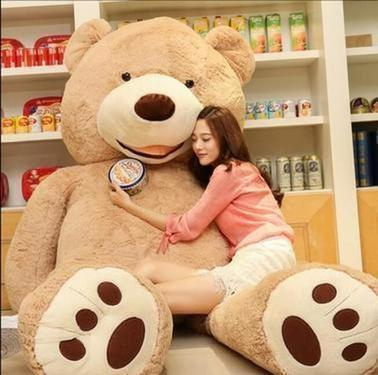
#> input picture img/1.jpg, 378 x 375 px
$ python pil.py   (older library calls are emulated)
#> lines starting #> are read from the running program, lines starting #| are printed output that depends on the picture
from PIL import Image

im = Image.open("img/1.jpg")
#> im is the input picture: PIL image 378x375 RGB; mean R, G, B 196.3, 157.3, 118.6
h, w = im.size
#> h = 378; w = 375
scale = 1080 / max(h, w)
#> scale = 2.86
im.resize((int(h * scale), int(w * scale)), Image.ANTIALIAS).save("img/1.jpg")
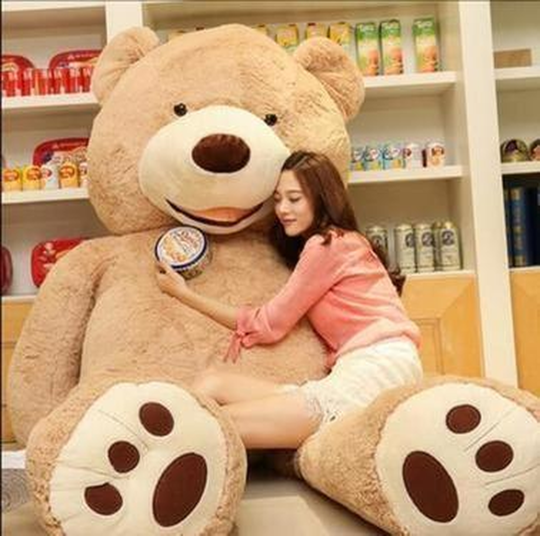
#> saved as 1.jpg: PIL image 1080x1071 RGB (shown at 1/2 size); mean R, G, B 196.3, 157.3, 118.6
